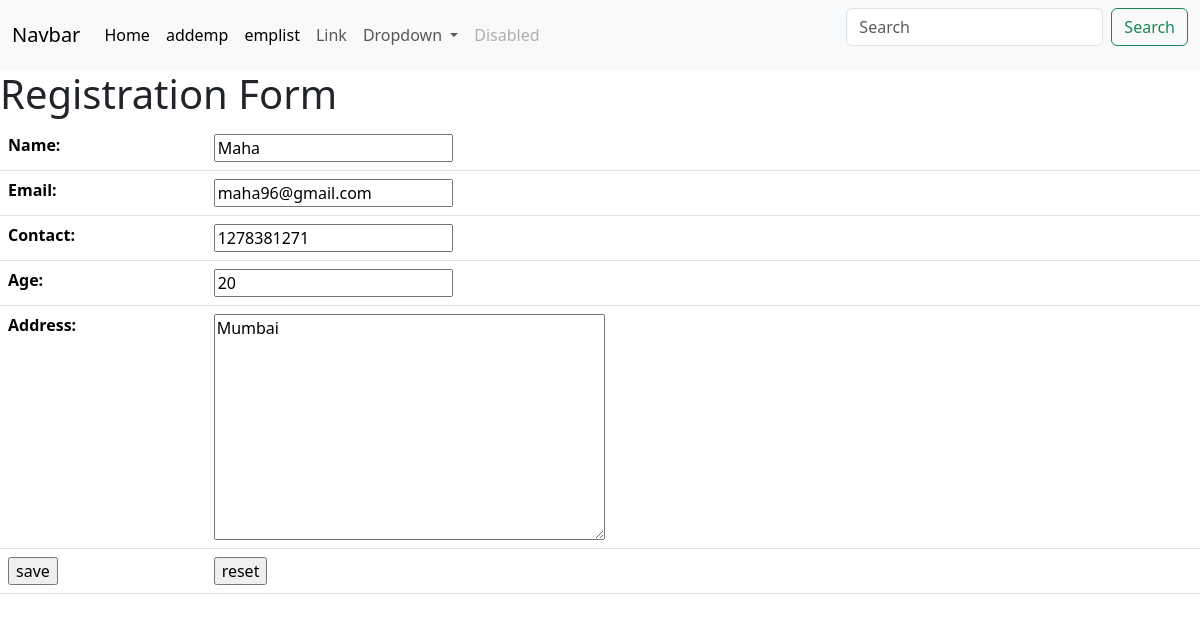
Screenshot of /edit/5 with the database file from the repository.
### cbv_app/models.py (models this page shows, shortened)
class Emp(models.Model):
    name=models.CharField(max_length=30)
    email=models.CharField(max_length=30)
    contact=models.CharField(max_length=30)
    age=models.IntegerField()
    address=models.TextField(max_length=300)
    class Meta:
        db_table='emp'

### cbv_app/views.py (the view)
# urls.py: path('edit/<int:pk>',v.edit.as_view()),
class edit(UpdateView):
    model=Emp
    fields='__all__'
    template_name='update.html'
    success_url='/elist'

### cbv_app/templates/update.html (shortened to what this page needs)
{%include 'navbar.html'%}
<h1>Registration Form</h1>
<form action="" method="post">
    <table class="table">
        {{form.as_table}}
        <tr>
            <td><input type="submit" value="save"></td>
            <td><input type="reset" value="reset"></td>
        </tr>
    </table>
</form>

### rows the page displays
Emp: name "Maha", email "maha96@gmail.com", contact "1278381271", age "20", address "Mumbai"
